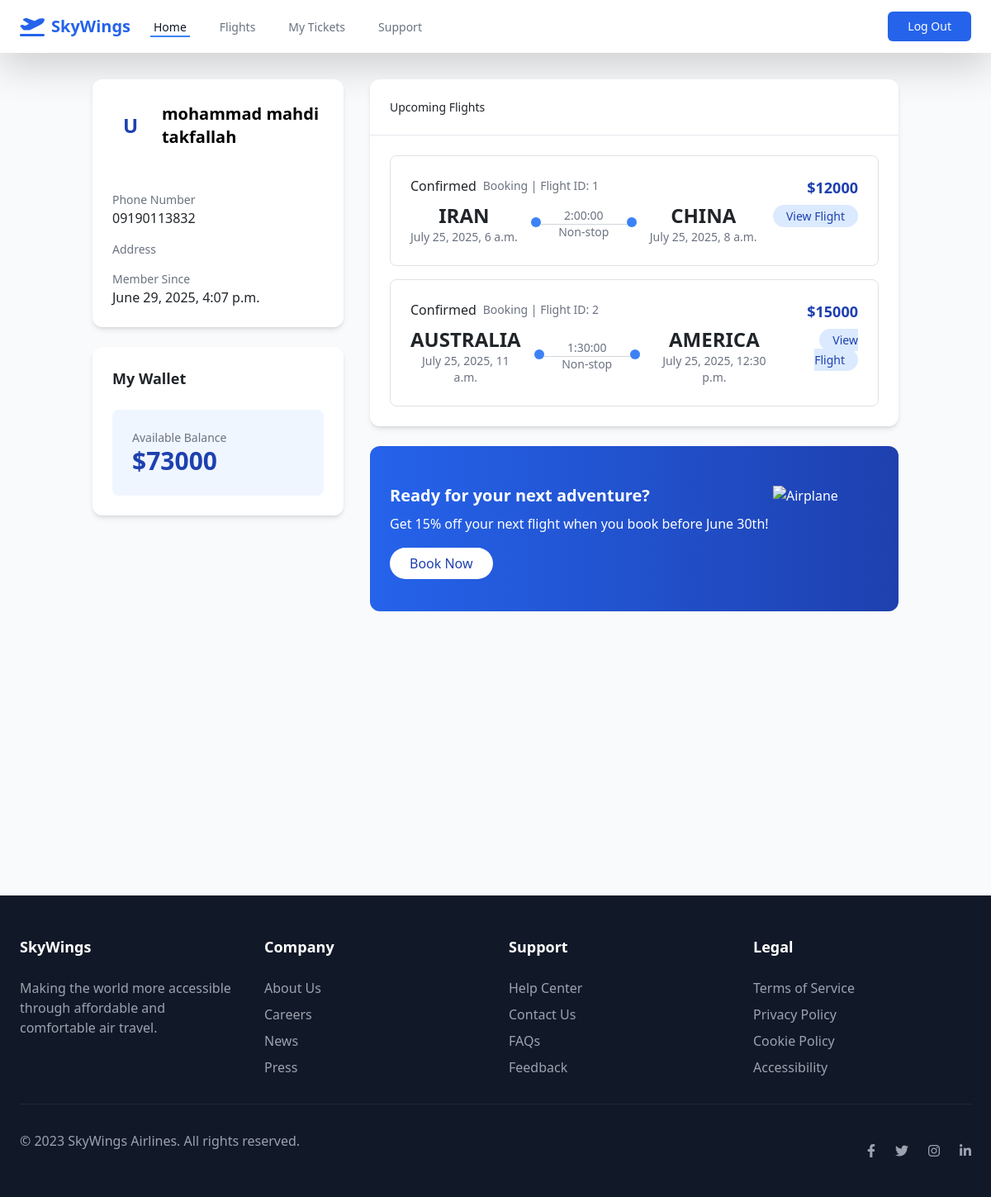
The page /my_tickets/ (signed in) on the database its author committed.
### accounts/models.py (models this page shows, shortened)
class User(AbstractBaseUser, PermissionsMixin):
    phone_number = models.CharField(max_length=11, unique=True)
    full_name = models.CharField(max_length=255)
    wallet = models.BigIntegerField(default=0)
    address = models.TextField()
    role = models.CharField(max_length=255)
    is_active = models.BooleanField(default=False)
    is_staff = models.BooleanField(default=False)
    is_superuser = models.BooleanField(default=False)
    created = models.DateTimeField(auto_now_add=True)
    updated = models.DateTimeField(auto_now=True)
    USERNAME_FIELD = 'phone_number'
    REQUIRED_FIELDS = ['full_name']
    objects = UserManager()

### flights/models.py (models this page shows, shortened)
class Tickets(models.Model):
    flight_id = models.ForeignKey(Flights, on_delete=models.CASCADE, related_name='flight')
    ticket_owner = models.ForeignKey(User, on_delete=models.CASCADE, related_name='ticket_owner')

class Flights(models.Model):
    flight_id = models.IntegerField(primary_key=True, unique=True)
    departure = models.CharField(max_length=100)
    destination = models.CharField(max_length=100)
    departure_time = models.DateTimeField()
    arrival_time = models.DateTimeField()
    pilot = models.ForeignKey(User, on_delete=models.CASCADE, related_name='pilot')
    flight_capacity = models.IntegerField()
    flight_price = models.BigIntegerField()
    @property
    def flight_time(self):
        return self.arrival_time - self.departure_time

### flights/views.py (the view)
# urls.py: path('my_tickets/', views.my_tickets.as_view(), name='my_tickets'),
class my_tickets(LoginRequiredMixin, View):
    template_name = 'flights/my_tickets.html'
    def get(self, request):
        booked_tickets = Tickets.objects.filter(ticket_owner=request.user)
        return render(request, self.template_name, {'booked_tickets': booked_tickets})

### flights/templates/flights/my_tickets.html (shortened to what this page needs)
{% extends 'base.html' %}
{% block content %}
    <div class="container mx-auto px-4 py-8">
        <div class="grid grid-cols-1 lg:grid-cols-3 gap-8">
            <div class="lg:col-span-1">
                <div class="bg-white rounded-xl shadow-md overflow-hidden">
                    <div class="gradient-bg p-6 text-white">
                        <div class="flex items-center space-x-4">
                            <div class="w-16 h-16 rounded-full bg-white flex items-center justify-center text-blue-800 font-bold text-2xl">
                                U
                            </div>
                            <div>
                                <h2 class="text-xl font-bold" style="color: black">{{ request.user.full_name }}</h2>
                            </div>
                        </div>
                    </div>
                    <div class="p-6">
                        <div class="space-y-4">
                            <div>
                                <p class="text-gray-500 text-sm">Phone Number</p>
                                <p class="font-medium">{{ request.user.phone_number }}</p>
                            </div>
                            <div>
                                <p class="text-gray-500 text-sm">Address</p>
                            </div>
                            <div>
                                <p class="text-gray-500 text-sm">Member Since</p>
                                <p class="font-medium">{{ request.user.created }}</p>
                            </div>
                        </div>
                    </div>
                </div>
                <div class="bg-white rounded-xl shadow-md mt-6 p-6">
                    <div class="flex justify-between items-center mb-4">
                        <h3 class="text-lg font-bold">My Wallet</h3>
                    </div>
                    <div class="bg-blue-50 rounded-lg p-4">
                        <p class="text-gray-500 text-sm">Available Balance</p>
                        <div class="flex items-end justify-between">
                            <p class="text-3xl font-bold text-blue-800">${{ request.user.wallet }}</p>
                        </div>
                    </div>
                </div>
            </div>
            <div class="lg:col-span-2">
                <div class="bg-white rounded-xl shadow-md overflow-hidden">
                    <div class="border-b border-gray-200">
                        <nav class="flex -mb-px">
                            <button id="upcoming-tab" class="tab-active py-4 px-6 text-center border-transparent font-medium text-sm">
                                Upcoming Flights
                            </button>
                        </nav>
                    </div>
                    <div class="p-6">
                        <div id="upcoming-content" class="space-y-4">
                            {% for ticket in booked_tickets %}
                            <div class="ticket-card bg-white border border-gray-200 rounded-lg p-4">
                                <div class="flex justify-between items-start">
                                    <div>
                                        <div class="flex items-center space-x-2 mb-2">
                                            <span class="status-badge active">Confirmed</span>
                                            <span class="text-gray-500 text-sm">Booking | Flight ID: {{ ticket.flight_id.flight_id }}</span>
                                        </div>
                                        <div class="flex items-center space-x-4">
                                            <div class="text-center">
                                                <p class="text-2xl font-bold">{{ticket.flight_id.departure}}</p>
                                                <p class="text-gray-500 text-sm">{{ticket.flight_id.departure_time}}</p>
                                            </div>
                                            <div class="text-center">
                                                <p class="text-gray-500 text-sm">{{ticket.flight_id.flight_time}}</p>
                                                <div class="relative w-32">
                                                    <div class="h-px bg-gray-300 w-full absolute top-1/2"></div>
                                                    <div class="absolute -top-2 left-0 w-3 h-3 rounded-full bg-blue-500"></div>
                                                    <div class="absolute -top-2 right-0 w-3 h-3 rounded-full bg-blue-500"></div>
                                                </div>
                                                <p class="text-gray-500 text-sm">Non-stop</p>
                                            </div>
                                            <div class="text-center">
                                                <p class="text-2xl font-bold">{{ticket.flight_id.destination}}</p>
                                                <p class="text-gray-500 text-sm">{{ticket.flight_id.arrival_time}}</p>
                                            </div>
                                        </div>
                                    </div>
                                    <div class="text-right">
                                        <p class="text-lg font-bold text-blue-800">${{ticket.flight_id.flight_price}}</p>
                                        <div class="mt-2 space-x-2">
                                            <a  class="bg-blue-100 hover:bg-blue-200 text-blue-800 py-1 px-3 rounded-full text-sm" href={% url 'flights:flight_detail' ticket.flight_id.flight_id %}>
                                                View Flight
                                        </div>
                                    </div>
                                </div>
                            </div>
                            {% endfor %}
                        </div>
                    </div>
                </div>
                <div class="mt-6 bg-gradient-to-r from-blue-600 to-blue-800 rounded-xl p-6 text-white">
                    <div class="flex flex-col md:flex-row justify-between items-center">
                        <div>
                            <h3 class="text-xl font-bold mb-2">Ready for your next adventure?</h3>
                            <p class="mb-4">Get 15% off your next flight when you book before June 30th!</p>
                            <a class="bg-white text-blue-800 hover:bg-gray-100 py-2 px-6 rounded-full font-medium" href={% url 'flights:all_flight' %}>
                                Book Now
                        </div>
                        <div class="mt-4 md:mt-0">
                            <img src="https://cdn-icons-png.flaticon.com/512/2061/2061914.png" alt="Airplane" class="w-32 h-32 object-contain">
                        </div>
                    </div>
                </div>
            </div>
        </div>
    </div>
    <br/><br/><br/><br/><br/><br/><br/><br/><br/><br/><br/><br/><br/>
{% endblock %}

### rows shown on the page
User: user.full_name "mohammad mahdi takfallah", user.phone_number "09190113832", user.created "June 29, 2025, 4:07 p.m.", user.wallet "73000"
Tickets: flight_id.flight_id "1", flight_id.departure "IRAN", flight_id.departure_time "July 25, 2025, 6 a.m.", flight_id.flight_time "2:00:00", flight_id.destination "CHINA", flight_id.arrival_time "July 25, 2025, 8 a.m.", flight_id.flight_price "12000"
Tickets: flight_id.flight_id "2", flight_id.departure "AUSTRALIA", flight_id.departure_time "July 25, 2025, 11 a.m.", flight_id.flight_time "1:30:00", flight_id.destination "AMERICA", flight_id.arrival_time "July 25, 2025, 12:30 p.m.", flight_id.flight_price "15000"
